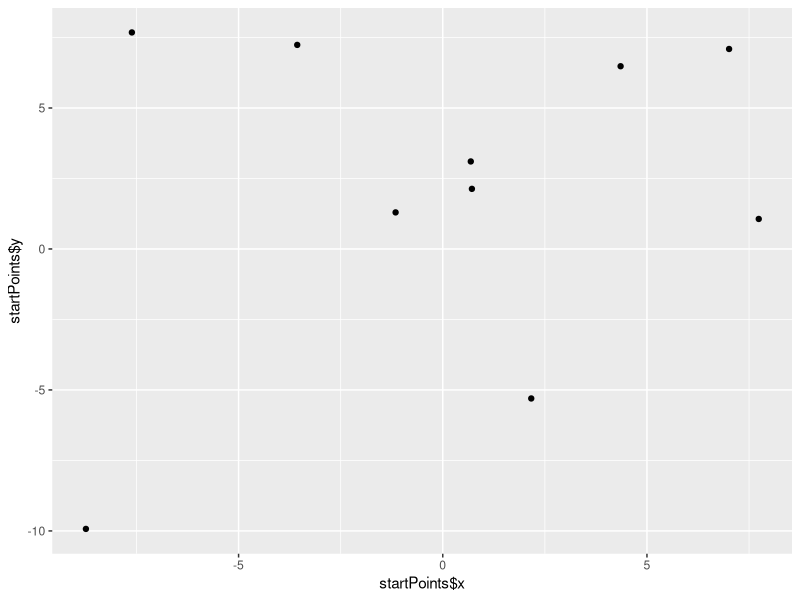

This chart was generated by the following R code:
## evolutionary 

## particle swarm

## antlion


## the engine

aggregatedOperator<-function(history, oldModel)
{
  
  selectedPoints<-selection(history, oldModel)
  newModel<-modelUpdate(selectedPoints, oldModel)
  newPoints<-variation(selectedPoints, newModel)
  return (list(newPoints=newPoints,newModel=newModel))
}

metaheuristicRun<-function(initialization, startPoints, termination, evaluation)
{
  history<-initialization(startPoints)
  print(history)
 # i<-1
#  n<-5
 # while (!termination(i,n)) { 
#    print(i)
#    i<-i+1
#  }
  history<-evaluateList(history, evaluation)
 # model<-initModel(history)
  #while (!termination(history,model))
  #{
  #  aa<-aggregatedOperator(history, model)
  #  aa$newPoints<-evaluateList(aa$newPoints, evaluation)
  #  history<-historyPush(history,aa$newPoints)
  #  model<-aa$newModel
  #}
  return(history)
}

historyPush<-function(oldHistory, newPoints)
{
  newHistory<-c(oldHistory,newPoints)
  return (newHistory)
}

historyPop<-function(history, number)
{
  stop=length(history)
  start=max(stop-number+1,1)
  return(history[start:stop])
}

evaluateList<-function(points,evaluation)
{

  for (i in 1:length(points$x)) {
    points$quality[[i]]<-evaluation(points$x[[i]], points$y[[i]])
  }
  return (points) 
}

#commonFunctions

mi<-10



generateStartPoints<-function(mi)
{
  points<-data.frame(x = numeric(mi),y = numeric(mi))
  for (i in 1:mi)
  {
    points$x[i]<-runif(1, -10, 10)
    points$y[i]<-runif(1, -10, 10)
   # startPoints$sigma_x[i]<-0.2
  #  startPoints$sigma_y[i]<-0.2
  #  startPoints$minimum[i]<-1000.0
  #  startPoints$best_minimum[i]<-1000.0
  }
  return (points)
  
}

termination<-function(i, n)
{
  if (i <= n) { 
    return (F) 
  } 
  else { 
    return (T) 
  }
}

evaluation<-function(x, y)
{
  return(x^2 + y^2)
}

initialization<-function(points){
  historyPoints<-data.frame(points)
  return (historyPoints)
}

########## funtion

library(ggplot2)

startPoints<-generateStartPoints(mi)


objectx<-metaheuristicRun(initialization, startPoints, termination, evaluation)
print(qplot(startPoints$x, startPoints$y))
#bla<-termination(3,2)
